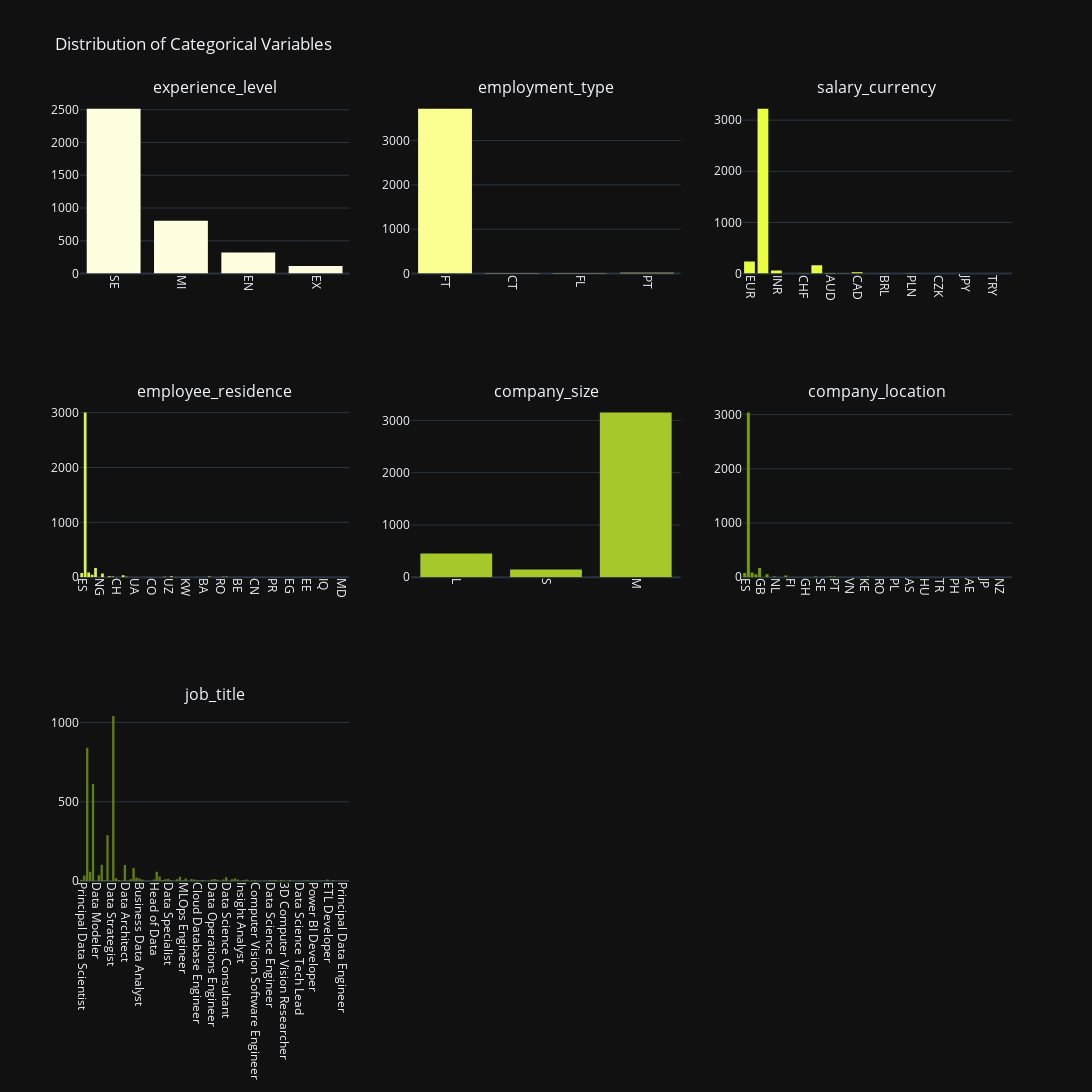

The notebook cell saved with this chart:
### Markdown cell above
#### 1.1.2.8. <a id='toc1_1_2_8_'></a>[Gráfica para visualizar nuestras variables categóricas:](#toc0_)

### Code cell
cols = ['experience_level', 'employment_type', 'salary_currency', 'employee_residence', 'company_size', "company_location", 'job_title']
fig = make_subplots(rows=3, cols=3, subplot_titles=cols)

for i, col in enumerate(cols):
    row = i // 3 + 1
    col = i % 3 + 1
    fig.add_trace(go.Histogram(x=df[cols[i]], nbinsx=20, name=f'{cols[i]}'), row=row, col=col)

fig.update_yaxes(showticklabels=False, row=3, col=3)

fig.update_layout(height=1200, 
                  width=1500, 
                  title_text="Distribution of Categorical Variables", 
                  showlegend=False,
                  template='plotly_dark',
                  colorway=['#FFFFE0', '#FBFF91', '#E9FE42', '#D8F64B', '#A7C82A', '#769B0A', '#5F8011'])
fig.update_xaxes(tickangle=90)
fig.show()

### Figure 1 — Plotly figure (JSON) as saved in the notebook; plotly's stock layout.template omitted (floating-point values rounded to 4 significant figures; data arrays with more than 128 entries replaced by an {"elided": "..."} marker saying what was removed)
{"data": [{"name": "experience_level", "nbinsx": 20, "type": "histogram", "x": {"elided": "3755 str values"}, "xaxis": "x", "yaxis": "y"}, {"name": "employment_type", "nbinsx": 20, "type": "histogram", "x": {"elided": "3755 str values"}, "xaxis": "x2", "yaxis": "y2"}, {"name": "salary_currency", "nbinsx": 20, "type": "histogram", "x": {"elided": "3755 str values"}, "xaxis": "x3", "yaxis": "y3"}, {"name": "employee_residence", "nbinsx": 20, "type": "histogram", "x": {"elided": "3755 str values"}, "xaxis": "x4", "yaxis": "y4"}, {"name": "company_size", "nbinsx": 20, "type": "histogram", "x": {"elided": "3755 str values"}, "xaxis": "x5", "yaxis": "y5"}, {"name": "company_location", "nbinsx": 20, "type": "histogram", "x": {"elided": "3755 str values"}, "xaxis": "x6", "yaxis": "y6"}, {"name": "job_title", "nbinsx": 20, "type": "histogram", "x": {"elided": "3755 str values"}, "xaxis": "x7", "yaxis": "y7"}], "layout": {"annotations": [{"font": {"size": 16}, "showarrow": false, "text": "experience_level", "x": 0.1444, "xanchor": "center", "xref": "paper", "y": 1, "yanchor": "bottom", "yref": "paper"}, {"font": {"size": 16}, "showarrow": false, "text": "employment_type", "x": 0.5, "xanchor": "center", "xref": "paper", "y": 1, "yanchor": "bottom", "yref": "paper"}, {"font": {"size": 16}, "showarrow": false, "text": "salary_currency", "x": 0.8556, "xanchor": "center", "xref": "paper", "y": 1, "yanchor": "bottom", "yref": "paper"}, {"font": {"size": 16}, "showarrow": false, "text": "employee_residence", "x": 0.1444, "xanchor": "center", "xref": "paper", "y": 0.6111, "yanchor": "bottom", "yref": "paper"}, {"font": {"size": 16}, "showarrow": false, "text": "company_size", "x": 0.5, "xanchor": "center", "xref": "paper", "y": 0.6111, "yanchor": "bottom", "yref": "paper"}, {"font": {"size": 16}, "showarrow": false, "text": "company_location", "x": 0.8556, "xanchor": "center", "xref": "paper", "y": 0.6111, "yanchor": "bottom", "yref": "paper"}, {"font": {"size": 16}, "showarrow": false, "text": "job_title", "x": 0.1444, "xanchor": "center", "xref": "paper", "y": 0.2222, "yanchor": "bottom", "yref": "paper"}], "colorway": ["#FFFFE0", "#FBFF91", "#E9FE42", "#D8F64B", "#A7C82A", "#769B0A", "#5F8011"], "height": 1200, "showlegend": false, "title": {"text": "Distribution of Categorical Variables"}, "width": 1500, "xaxis": {"anchor": "y", "domain": [0, 0.2889], "tickangle": 90}, "xaxis2": {"anchor": "y2", "domain": [0.3556, 0.6444], "tickangle": 90}, "xaxis3": {"anchor": "y3", "domain": [0.7111, 1], "tickangle": 90}, "xaxis4": {"anchor": "y4", "domain": [0, 0.2889], "tickangle": 90}, "xaxis5": {"anchor": "y5", "domain": [0.3556, 0.6444], "tickangle": 90}, "xaxis6": {"anchor": "y6", "domain": [0.7111, 1], "tickangle": 90}, "xaxis7": {"anchor": "y7", "domain": [0, 0.2889], "tickangle": 90}, "xaxis8": {"anchor": "y8", "domain": [0.3556, 0.6444], "tickangle": 90}, "xaxis9": {"anchor": "y9", "domain": [0.7111, 1], "tickangle": 90}, "yaxis": {"anchor": "x", "domain": [0.7778, 1]}, "yaxis2": {"anchor": "x2", "domain": [0.7778, 1]}, "yaxis3": {"anchor": "x3", "domain": [0.7778, 1]}, "yaxis4": {"anchor": "x4", "domain": [0.3889, 0.6111]}, "yaxis5": {"anchor": "x5", "domain": [0.3889, 0.6111]}, "yaxis6": {"anchor": "x6", "domain": [0.3889, 0.6111]}, "yaxis7": {"anchor": "x7", "domain": [0, 0.2222]}, "yaxis8": {"anchor": "x8", "domain": [0, 0.2222]}, "yaxis9": {"anchor": "x9", "domain": [0, 0.2222], "showticklabels": false}}}
